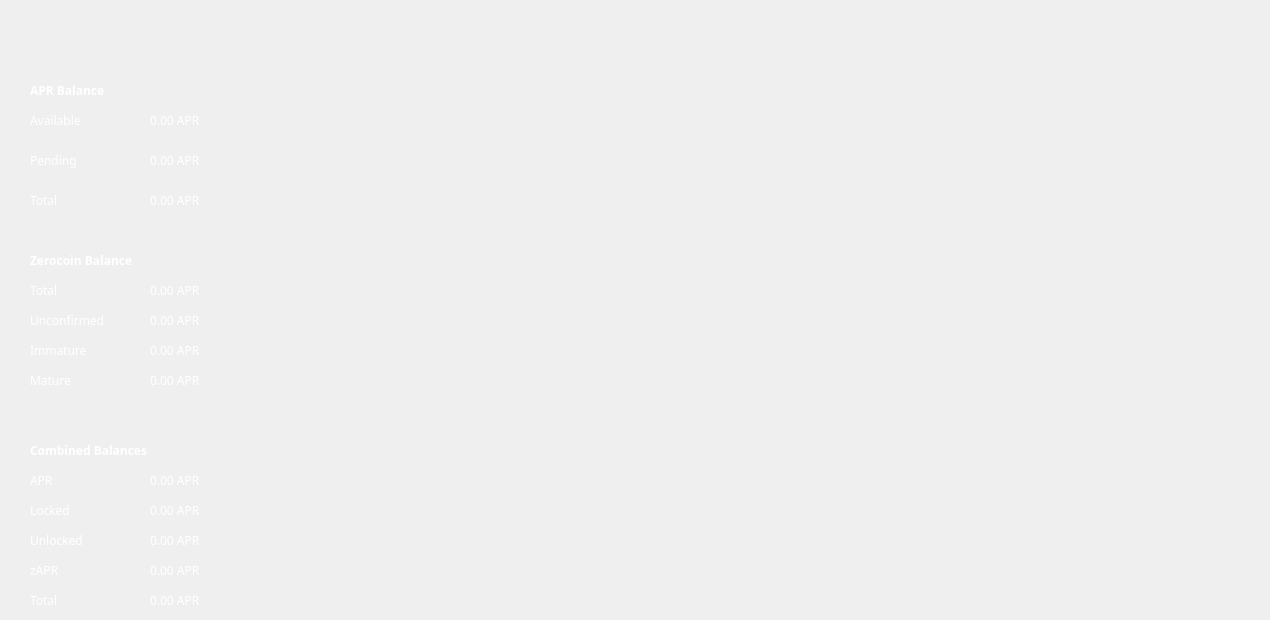
    <widget class="QWidget" name="tab">
     <attribute name="title">
      <string>Overview</string>
     </attribute>
     <widget class="QLabel" name="label">
      <property name="geometry">
       <rect>
        <x>30</x>
        <y>80</y>
        <width>151</width>
        <height>21</height>
       </rect>
      </property>
      <property name="font">
       <font>
        <family>Montserrat</family>
        <pointsize>9</pointsize>
        <weight>75</weight>
        <bold>true</bold>
       </font>
      </property>
      <property name="autoFillBackground">
       <bool>false</bool>
      </property>
      <property name="styleSheet">
       <string notr="true">color: rgb(255, 255, 255);
background:transparent</string>
      </property>
      <property name="text">
       <string>APR Balance</string>
      </property>
     </widget>
     <widget class="QLabel" name="label_2">
      <property name="geometry">
       <rect>
        <x>30</x>
        <y>110</y>
        <width>101</width>
        <height>21</height>
       </rect>
      </property>
      <property name="font">
       <font>
        <family>Montserrat</family>
       </font>
      </property>
      <property name="styleSheet">
       <string notr="true">color: rgb(255, 255, 255);
background:transparent</string>
      </property>
      <property name="text">
       <string>Available</string>
      </property>
     </widget>
     <widget class="QLabel" name="label_3">
      <property name="geometry">
       <rect>
        <x>150</x>
        <y>110</y>
        <width>101</width>
        <height>21</height>
       </rect>
      </property>
      <property name="font">
       <font>
        <family>Montserrat</family>
       </font>
      </property>
      <property name="styleSheet">
       <string notr="true">color: rgb(255, 255, 255);
background:transparent</string>
      </property>
      <property name="text">
       <string>0.00 APR</string>
      </property>
     </widget>
     <widget class="QLabel" name="label_4">
      <property name="geometry">
       <rect>
        <x>30</x>
        <y>150</y>
        <width>101</width>
        <height>21</height>
       </rect>
      </property>
      <property name="font">
       <font>
        <family>Montserrat</family>
       </font>
      </property>
      <property name="styleSheet">
       <string notr="true">color: rgb(255, 255, 255);
background:transparent</string>
      </property>
      <property name="text">
       <string>Pending</string>
      </property>
     </widget>
     <widget class="QLabel" name="label_5">
      <property name="geometry">
       <rect>
        <x>150</x>
        <y>150</y>
        <width>101</width>
        <height>21</height>
       </rect>
      </property>
      <property name="font">
       <font>
        <family>Montserrat</family>
       </font>
      </property>
      <property name="styleSheet">
       <string notr="true">color: rgb(255, 255, 255);
background:transparent</string>
      </property>
      <property name="text">
       <string>0.00 APR</string>
      </property>
     </widget>
     <widget class="QLabel" name="label_6">
      <property name="geometry">
       <rect>
        <x>30</x>
        <y>190</y>
        <width>101</width>
        <height>21</height>
       </rect>
      </property>
      <property name="font">
       <font>
        <family>Montserrat</family>
       </font>
      </property>
      <property name="styleSheet">
       <string notr="true">color: rgb(255, 255, 255);
background:transparent</string>
      </property>
      <property name="text">
       <string>Total</string>
      </property>
     </widget>
     <widget class="QLabel" name="label_7">
      <property name="geometry">
       <rect>
        <x>150</x>
        <y>190</y>
        <width>101</width>
        <height>21</height>
       </rect>
      </property>
      <property name="font">
       <font>
        <family>Montserrat</family>
       </font>
      </property>
      <property name="styleSheet">
       <string notr="true">color: rgb(255, 255, 255);
background:transparent</string>
      </property>
      <property name="text">
       <string>0.00 APR</string>
      </property>
     </widget>
     <widget class="QLabel" name="label_8">
      <property name="geometry">
       <rect>
        <x>30</x>
        <y>250</y>
        <width>201</width>
        <height>21</height>
       </rect>
      </property>
      <property name="font">
       <font>
        <family>Montserrat</family>
        <pointsize>9</pointsize>
        <weight>75</weight>
        <bold>true</bold>
       </font>
      </property>
      <property name="styleSheet">
       <string notr="true">color: rgb(255, 255, 255);
background:transparent</string>
      </property>
      <property name="text">
       <string>Zerocoin Balance</string>
      </property>
     </widget>
     <widget class="QLabel" name="label_9">
      <property name="geometry">
       <rect>
        <x>30</x>
        <y>280</y>
        <width>101</width>
        <height>21</height>
       </rect>
      </property>
      <property name="font">
       <font>
        <family>Montserrat</family>
       </font>
      </property>
      <property name="styleSheet">
       <string notr="true">color: rgb(255, 255, 255);
background:transparent</string>
      </property>
      <property name="text">
       <string>Total</string>
      </property>
     </widget>
     <widget class="QLabel" name="label_10">
      <property name="geometry">
       <rect>
        <x>150</x>
        <y>280</y>
        <width>101</width>
        <height>21</height>
       </rect>
      </property>
      <property name="font">
       <font>
        <family>Montserrat</family>
       </font>
      </property>
      <property name="styleSheet">
       <string notr="true">color: rgb(255, 255, 255);
background:transparent</string>
      </property>
      <property name="text">
       <string>0.00 APR</string>
      </property>
     </widget>
     <widget class="QLabel" name="label_11">
      <property name="geometry">
       <rect>
        <x>30</x>
        <y>310</y>
        <width>121</width>
        <height>21</height>
       </rect>
      </property>
      <property name="font">
       <font>
        <family>Montserrat</family>
       </font>
      </property>
      <property name="styleSheet">
       <string notr="true">color: rgb(255, 255, 255);
background:transparent</string>
      </property>
      <property name="text">
       <string>Unconfirmed</string>
      </property>
     </widget>
     <widget class="QLabel" name="label_12">
      <property name="geometry">
       <rect>
        <x>150</x>
        <y>310</y>
        <width>101</width>
        <height>21</height>
       </rect>
      </property>
      <property name="font">
       <font>
        <family>Montserrat</family>
       </font>
      </property>
      <property name="styleSheet">
       <string notr="true">color: rgb(255, 255, 255);
background:transparent</string>
      </property>
      <property name="text">
       <string>0.00 APR</string>
      </property>
     </widget>
     <widget class="QLabel" name="label_13">
      <property name="geometry">
       <rect>
        <x>30</x>
        <y>340</y>
        <width>101</width>
        <height>21</height>
       </rect>
      </property>
      <property name="font">
       <font>
        <family>Montserrat</family>
       </font>
      </property>
      <property name="styleSheet">
       <string notr="true">color: rgb(255, 255, 255);
background:transparent</string>
      </property>
      <property name="text">
       <string>Immature</string>
      </property>
     </widget>
     <widget class="QLabel" name="label_14">
      <property name="geometry">
       <rect>
        <x>150</x>
        <y>340</y>
        <width>101</width>
        <height>21</height>
       </rect>
      </property>
      <property name="font">
       <font>
        <family>Montserrat</family>
       </font>
      </property>
      <property name="styleSheet">
       <string notr="true">color: rgb(255, 255, 255);
background:transparent</string>
      </property>
      <property name="text">
       <string>0.00 APR</string>
      </property>
     </widget>
     <widget class="QLabel" name="label_15">
      <property name="geometry">
       <rect>
        <x>30</x>
        <y>440</y>
        <width>191</width>
        <height>21</height>
       </rect>
      </property>
      <property name="font">
       <font>
        <family>Montserrat</family>
        <pointsize>9</pointsize>
        <weight>75</weight>
        <bold>true</bold>
       </font>
      </property>
      <property name="styleSheet">
       <string notr="true">color: rgb(255, 255, 255);
background:transparent</string>
      </property>
      <property name="text">
       <string>Combined Balances</string>
      </property>
     </widget>
     <widget class="QLabel" name="label_16">
      <property name="geometry">
       <rect>
        <x>150</x>
        <y>370</y>
        <width>101</width>
        <height>21</height>
       </rect>
      </property>
      <property name="font">
       <font>
        <family>Montserrat</family>
       </font>
      </property>
      <property name="styleSheet">
       <string notr="true">color: rgb(255, 255, 255);
background:transparent</string>
      </property>
      <property name="text">
       <string>0.00 APR</string>
      </property>
     </widget>
     <widget class="QLabel" name="label_17">
      <property name="geometry">
       <rect>
        <x>30</x>
        <y>370</y>
        <width>101</width>
        <height>21</height>
       </rect>
      </property>
      <property name="font">
       <font>
        <family>Montserrat</family>
       </font>
      </property>
      <property name="styleSheet">
       <string notr="true">color: rgb(255, 255, 255);
background:transparent</string>
      </property>
      <property name="text">
       <string>Mature</string>
      </property>
     </widget>
     <widget class="QLabel" name="label_18">
      <property name="geometry">
       <rect>
        <x>30</x>
        <y>470</y>
        <width>161</width>
        <height>21</height>
       </rect>
      </property>
      <property name="font">
       <font>
        <family>Montserrat</family>
       </font>
      </property>
      <property name="styleSheet">
       <string notr="true">color: rgb(255, 255, 255);
background:transparent</string>
      </property>
      <property name="text">
       <string>APR</string>
      </property>
     </widget>
     <widget class="QLabel" name="label_19">
      <property name="geometry">
       <rect>
        <x>150</x>
        <y>470</y>
        <width>101</width>
        <height>21</height>
       </rect>
      </property>
      <property name="font">
       <font>
        <family>Montserrat</family>
       </font>
      </property>
      <property name="styleSheet">
       <string notr="true">color: rgb(255, 255, 255);
background:transparent</string>
      </property>
      <property name="text">
       <string>0.00 APR</string>
      </property>
     </widget>
     <widget class="QLabel" name="label_20">
      <property name="geometry">
       <rect>
        <x>30</x>
        <y>500</y>
        <width>161</width>
        <height>21</height>
       </rect>
      </property>
      <property name="font">
       <font>
        <family>Montserrat</family>
       </font>
      </property>
      <property name="styleSheet">
       <string notr="true">color: rgb(255, 255, 255);
background:transparent</string>
      </property>
      <property name="text">
       <string>Locked</string>
      </property>
     </widget>
     <widget class="QLabel" name="label_21">
      <property name="geometry">
       <rect>
        <x>150</x>
        <y>500</y>
        <width>101</width>
        <height>21</height>
       </rect>
      </property>
      <property name="font">
       <font>
        <family>Montserrat</family>
       </font>
      </property>
      <property name="styleSheet">
       <string notr="true">color: rgb(255, 255, 255);
background:transparent</string>
      </property>
      <property name="text">
       <string>0.00 APR</string>
      </property>
     </widget>
     <widget class="QLabel" name="label_22">
      <property name="geometry">
       <rect>
        <x>30</x>
        <y>530</y>
        <width>161</width>
        <height>21</height>
       </rect>
      </property>
      <property name="font">
       <font>
        <family>Montserrat</family>
       </font>
      </property>
      <property name="styleSheet">
       <string notr="true">color: rgb(255, 255, 255);
background:transparent</string>
      </property>
      <property name="text">
       <string>Unlocked</string>
      </property>
     </widget>
     <widget class="QLabel" name="label_23">
      <property name="geometry">
       <rect>
        <x>150</x>
        <y>530</y>
        <width>101</width>
        <height>21</height>
       </rect>
      </property>
      <property name="font">
       <font>
        <family>Montserrat</family>
       </font>
      </property>
      <property name="styleSheet">
       <string notr="true">color: rgb(255, 255, 255);
background:transparent</string>
      </property>
      <property name="text">
       <string>0.00 APR</string>
      </property>
     </widget>
     <widget class="QLabel" name="label_24">
      <property name="geometry">
       <rect>
        <x>30</x>
        <y>560</y>
        <width>161</width>
        <height>21</height>
       </rect>
      </property>
      <property name="font">
       <font>
        <family>Montserrat</family>
       </font>
      </property>
      <property name="styleSheet">
       <string notr="true">color: rgb(255, 255, 255);
background:transparent</string>
      </property>
      <property name="text">
       <string>zAPR</string>
      </property>
     </widget>
     <widget class="QLabel" name="label_25">
      <property name="geometry">
       <rect>
        <x>150</x>
        <y>560</y>
        <width>101</width>
        <height>21</height>
       </rect>
      </property>
      <property name="font">
       <font>
        <family>Montserrat</family>
       </font>
      </property>
      <property name="styleSheet">
       <string notr="true">color: rgb(255, 255, 255);
background:transparent</string>
      </property>
      <property name="text">
       <string>0.00 APR</string>
      </property>
     </widget>
     <widget class="QLabel" name="label_26">
      <property name="geometry">
       <rect>
        <x>30</x>
        <y>590</y>
        <width>161</width>
        <height>21</height>
       </rect>
      </property>
      <property name="font">
       <font>
        <family>Montserrat</family>
       </font>
      </property>
      <property name="styleSheet">
       <string notr="true">color: rgb(255, 255, 255);
background:transparent</string>
      </property>
      <property name="text">
       <string>Total</string>
      </property>
     </widget>
     <widget class="QLabel" name="label_27">
      <property name="geometry">
       <rect>
        <x>150</x>
        <y>590</y>
        <width>101</width>
        <height>21</height>
       </rect>
      </property>
      <property name="font">
       <font>
        <family>Montserrat</family>
       </font>
      </property>
      <property name="styleSheet">
       <string notr="true">color: rgb(255, 255, 255);
background:transparent</string>
      </property>
      <property name="text">
       <string>0.00 APR</string>
      </property>
     </widget>
     <widget class="QLabel" name="label_88">
      <property name="geometry">
       <rect>
        <x>460</x>
        <y>40</y>
        <width>801</width>
        <height>281</height>
       </rect>
      </property>
      <property name="styleSheet">
       <string notr="true">color: rgb(255, 255, 255);
background:transparent</string>
      </property>
      <property name="text">
       <string>&lt;!DOCTYPE HTML PUBLIC &quot;-//W3C//DTD HTML 4.0//EN&quot; &quot;http://www.w3.org/TR/REC-html40/strict.dtd&quot;&gt;
&lt;html&gt;&lt;head&gt;&lt;meta name=&quot;qrichtext&quot; content=&quot;1&quot; /&gt;&lt;style type=&quot;text/css&quot;&gt;
p, li { white-space: pre-wrap; }
&lt;/style&gt;&lt;/head&gt;&lt;body style=&quot; font-family:'MS Shell Dlg 2'; font-size:8.25pt; font-weight:400; font-style:normal;&quot;&gt;
&lt;p style=&quot; margin-top:0px; margin-bottom:0px; margin-left:0px; margin-right:0px; -qt-block-indent:0; text-indent:0px;&quot;&gt;&lt;img src=&quot;:/new/prefix1/APR Wallet Logo - Overview Tab - Hi Res.png&quot; /&gt;&lt;/p&gt;&lt;/body&gt;&lt;/html&gt;</string>
      </property>
     </widget>
    </widget>
